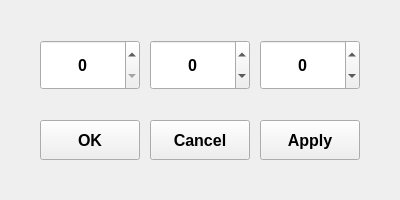
<?xml version="1.0" encoding="UTF-8"?>
<ui version="4.0">
 <class>MainWindow</class>
 <widget class="QMainWindow" name="MainWindow">
  <property name="geometry">
   <rect>
    <x>0</x>
    <y>0</y>
    <width>400</width>
    <height>200</height>
   </rect>
  </property>
  <property name="windowTitle">
   <string>MainWindow</string>
  </property>
  <widget class="QWidget" name="centralwidget">
   <widget class="QSpinBox" name="spinBox">
    <property name="geometry">
     <rect>
      <x>40</x>
      <y>40</y>
      <width>100</width>
      <height>50</height>
     </rect>
    </property>
    <property name="font">
     <font>
      <pointsize>12</pointsize>
      <bold>true</bold>
     </font>
    </property>
    <property name="alignment">
     <set>Qt::AlignCenter</set>
    </property>
    <property name="minimum">
     <number>0</number>
    </property>
    <property name="maximum">
     <number>23</number>
    </property>
   </widget>
   <widget class="QSpinBox" name="spinBox_2">
    <property name="geometry">
     <rect>
      <x>150</x>
      <y>40</y>
      <width>100</width>
      <height>50</height>
     </rect>
    </property>
    <property name="font">
     <font>
      <pointsize>12</pointsize>
      <bold>true</bold>
     </font>
    </property>
    <property name="alignment">
     <set>Qt::AlignCenter</set>
    </property>
    <property name="minimum">
     <number>-1</number>
    </property>
    <property name="maximum">
     <number>60</number>
    </property>
   </widget>
   <widget class="QSpinBox" name="spinBox_3">
    <property name="geometry">
     <rect>
      <x>260</x>
      <y>40</y>
      <width>100</width>
      <height>50</height>
     </rect>
    </property>
    <property name="font">
     <font>
      <pointsize>12</pointsize>
      <bold>true</bold>
     </font>
    </property>
    <property name="alignment">
     <set>Qt::AlignCenter</set>
    </property>
    <property name="minimum">
     <number>-1</number>
    </property>
    <property name="maximum">
     <number>60</number>
    </property>
   </widget>
   <widget class="QPushButton" name="pushButton">
    <property name="geometry">
     <rect>
      <x>40</x>
      <y>120</y>
      <width>100</width>
      <height>40</height>
     </rect>
    </property>
    <property name="font">
     <font>
      <pointsize>12</pointsize>
      <bold>true</bold>
     </font>
    </property>
    <property name="text">
     <string>OK</string>
    </property>
   </widget>
   <widget class="QPushButton" name="pushButton_2">
    <property name="geometry">
     <rect>
      <x>150</x>
      <y>120</y>
      <width>100</width>
      <height>40</height>
     </rect>
    </property>
    <property name="font">
     <font>
      <pointsize>12</pointsize>
      <bold>true</bold>
     </font>
    </property>
    <property name="text">
     <string>Cancel</string>
    </property>
   </widget>
   <widget class="QPushButton" name="pushButton_3">
    <property name="geometry">
     <rect>
      <x>260</x>
      <y>120</y>
      <width>100</width>
      <height>40</height>
     </rect>
    </property>
    <property name="font">
     <font>
      <pointsize>12</pointsize>
      <bold>true</bold>
     </font>
    </property>
    <property name="text">
     <string>Apply</string>
    </property>
   </widget>
  </widget>
 </widget>
 <resources/>
 <connections/>
</ui>
